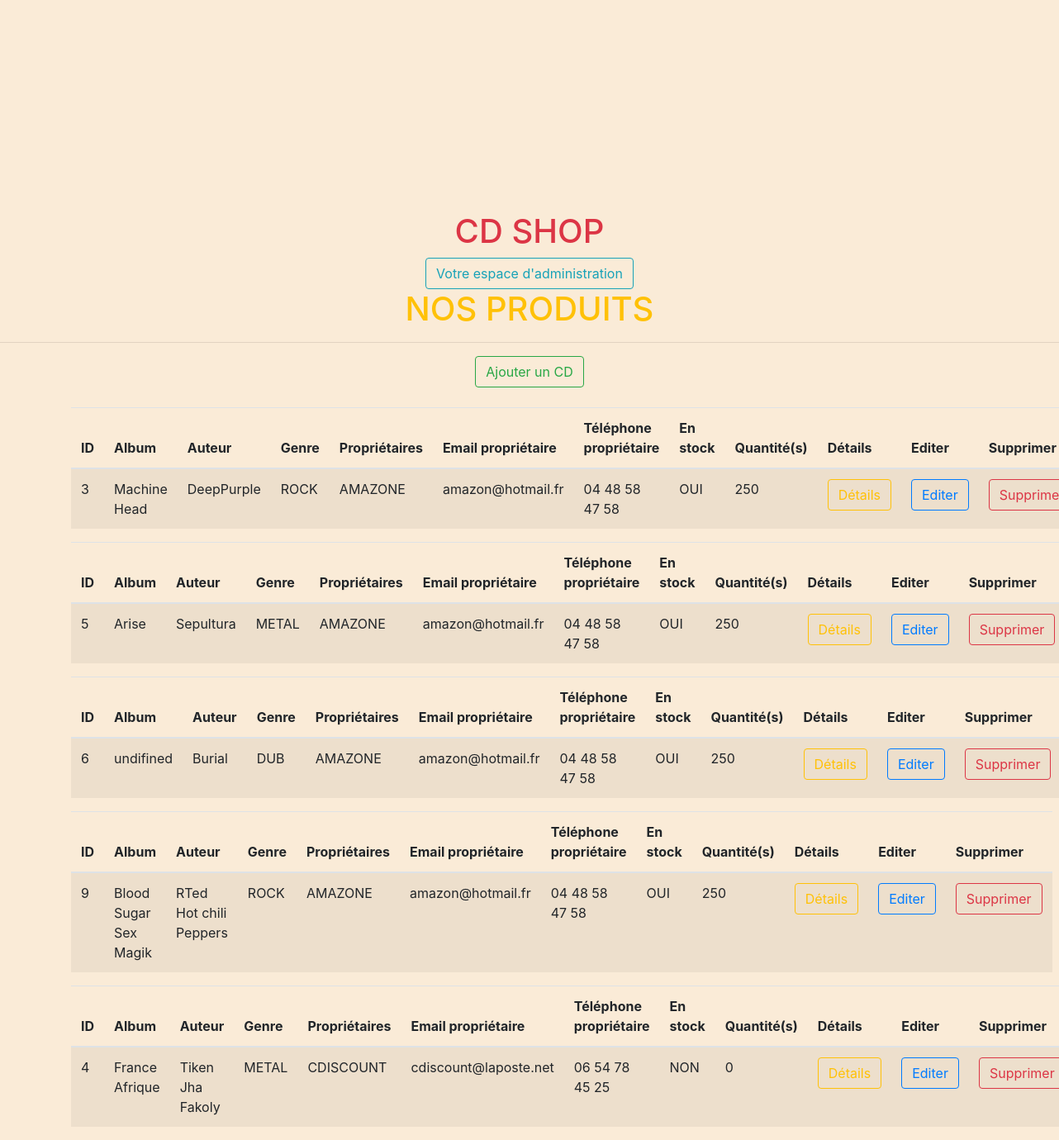
/views/allcd.php, run on the app's committed database.
### tables this page shows
CREATE TABLE IF NOT EXISTS `cd` (
  `id` int(11) NOT NULL AUTO_INCREMENT,
  `nom` varchar(250) NOT NULL,
  `auteur` varchar(250) NOT NULL,
  `genre_id` int(11) NOT NULL,
  `proprietaire_id` int(11) NOT NULL,
  `stock_id` int(11) NOT NULL,
  PRIMARY KEY (`id`),
  KEY `genre_id` (`genre_id`),
  KEY `proprietaire_id` (`proprietaire_id`),
  KEY `stock_id` (`stock_id`)
);

CREATE TABLE IF NOT EXISTS `genre` (
  `id_genre` int(11) NOT NULL AUTO_INCREMENT,
  `genre` varchar(250) NOT NULL,
  PRIMARY KEY (`id_genre`)
);

CREATE TABLE IF NOT EXISTS `proprietaires` (
  `id_proprio` int(11) NOT NULL AUTO_INCREMENT,
  `nom_proprio` varchar(250) NOT NULL,
  `email_proprio` varchar(250) NOT NULL,
  `telephone_proprio` varchar(250) NOT NULL,
  PRIMARY KEY (`id_proprio`)
);

CREATE TABLE IF NOT EXISTS `stock` (
  `id_stock` int(11) NOT NULL AUTO_INCREMENT,
  `disponible` varchar(250) NOT NULL,
  `quantite` int(11) NOT NULL,
  PRIMARY KEY (`id_stock`)
);

### datas/pdoconnexion.php (the view, shortened to what this page needs)
<?php
function readAll(){
    $user = "root";
    $pass = "";
    $dbh = new PDO('mysql:host=localhost;dbname=multi', $user, $pass);
    foreach($dbh->query('SELECT * FROM cd INNER JOIN proprietaires ON cd.proprietaire_id = proprietaires.id_proprio INNER JOIN genre ON cd.genre_id = genre.id_genre INNER JOIN stock ON cd.stock_id = stock.id_stock') as $row) {
        ?>
         <div class="container">
        <table class="table table-striped">
            <thead>
            <tr>
                <th>ID</th>
                <th>Album</th>
                <th>Auteur</th>
                <th>Genre</th>
                <th>Propriétaires</th>
                <th>Email propriétaire</th>
                <th>Téléphone propriétaire</th>
                <th>En stock</th>
                <th>Quantité(s)</th>
                <th>Détails</th>
                <th>Editer</th>
                <th>Supprimer</th>
            </tr>
            </thead>
            <tbody>
            <tr>
                <td scope="row"><?= $row['id'] ?></td>
                <td scope="row"><?= $row['nom'] ?></td>
                <td scope="row"><?= $row['auteur'] ?></td>
                <td scope="row"><?= $row['genre'] ?></td>
                <td scope="row"><?= $row['nom_proprio'] ?></td>
                <td scope="row"><?= $row['email_proprio'] ?></td>
                <td scope="row"><?= $row['telephone_proprio'] ?></td>
                <td scope="row"><?= $row['disponible'] ?></td>
                <td scope="row"><?= $row['quantite'] ?></td>
                <td><a href="../views/detailsCd.php?id=<?= $row['id'] ?>" class="btn btn-outline-warning">Détails</a></td>
                <td><a href="../views/updatecd.php?id=<?= $row['id'] ?>" class="btn btn-outline-primary">Editer</a></td>
                <td><a href="../views/deletecd.php?id=<?= $row['id'] ?>" class="btn btn-outline-danger">Supprimer</a></td>
            </tr>
            </tbody>
        </table>
         </div>
        <?php
    }
}
    ?>

### index.php (shortened to what this page needs)
<!doctype html>
<html lang="fr">
<head>
    <link rel="stylesheet" href="https://cdn.jsdelivr.net/npm/bootstrap@4.5.3/dist/css/bootstrap.min.css">
    <link rel="stylesheet" href="assets/css/styles.css" type="text/css">
</head>
<body>
<div id="btn-center" class="container text-center">
    <h1 class="text-center text-danger">CD SHOP</h1>
    <a id="theButton" href="views/allcd.php" class="btn btn-outline-info">Votre espace d'administration</a>
</div>
</body>
</html>

### views/allcd.php (shortened to what this page needs)
<?php
require "../index.php";
require "../datas/pdoconnexion.php";
?>
    <h1 class="text-center text-warning">NOS PRODUITS</h1>
    <div class="text-center">
        <hr>
        <a href="../views/addcd.php" class="btn btn-outline-success">Ajouter un CD</a>
        <br><br>
    </div>
    <?php
$dbh = readAll();
?>

### assets/css/styles.css (style rules this page uses)
html { margin: 0; padding: 0; box-sizing: border-box; }
body { background-color: antiquewhite; }
#btn-center { margin-top: 20%; }

### data on the page
cd: id "3", nom "Machine Head", auteur "DeepPurple", genre.genre "ROCK", proprietaire.nom_proprio "AMAZONE", proprietaire.email_proprio "amazon@hotmail.fr", proprietaire.telephone_proprio "04 48 58 47 58", stock.disponible "OUI", stock.quantite "250"
cd: id "5", nom "Arise", auteur "Sepultura", genre.genre "METAL", proprietaire.nom_proprio "AMAZONE", proprietaire.email_proprio "amazon@hotmail.fr", proprietaire.telephone_proprio "04 48 58 47 58", stock.disponible "OUI", stock.quantite "250"
cd: id "6", nom "undifined", auteur "Burial", genre.genre "DUB", proprietaire.nom_proprio "AMAZONE", proprietaire.email_proprio "amazon@hotmail.fr", proprietaire.telephone_proprio "04 48 58 47 58", stock.disponible "OUI", stock.quantite "250"
cd: id "9", nom "Blood Sugar Sex Magik", auteur "RTed Hot chili Peppers", genre.genre "ROCK", proprietaire.nom_proprio "AMAZONE", proprietaire.email_proprio "amazon@hotmail.fr", proprietaire.telephone_proprio "04 48 58 47 58", stock.disponible "OUI", stock.quantite "250"
cd: id "4", nom "France Afrique", auteur "Tiken Jha Fakoly", genre.genre "METAL", proprietaire.nom_proprio "CDISCOUNT", proprietaire.email_proprio "cdiscount@laposte.net", proprietaire.telephone_proprio "06 54 78 45 25", stock.disponible "NON", stock.quantite "0"
